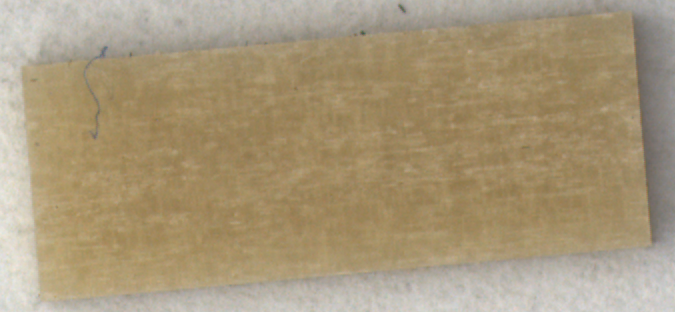
#> input picture utils/template/001.png, 675 x 312 px
$ python '检测陶瓷片上白点.py'
#> lines starting #> are read from the running program, lines starting #| are printed output that depends on the picture; after the words box and inside, x2 and y2 are one past the last pixel; in counts of white or black regions, pixels touching at a corner belong together
import cv2, os
import numpy as np


def detect_wpoint(img:list)->bool:
    image = img.copy()
#> image is the input picture: shape (312, 675, 3); mean B, G, R 121.7, 151.8, 168.1
    # 提取陶瓷片区域
    img_hsv = cv2.cvtColor(image,cv2.COLOR_BGR2HSV)
#> img_hsv: shape (312, 675, 3); mean H, S, V 21.2, 72.6, 168.2
    lower = np.array([0, 52, 122])
    upper = np.array([255, 255, 255])
    mask = cv2.inRange(img_hsv, lower, upper)
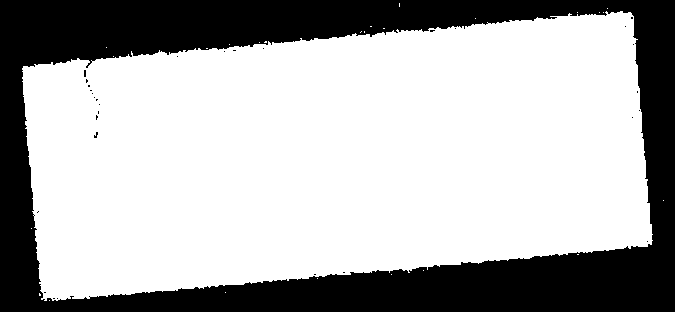
#> mask: shape (312, 675); 69% white; 31 black regions (30 under 20 px), largest, box (x1, y1, x2, y2) and area: (0, 0, 675, 312) 65285
    image[mask==0] = 0
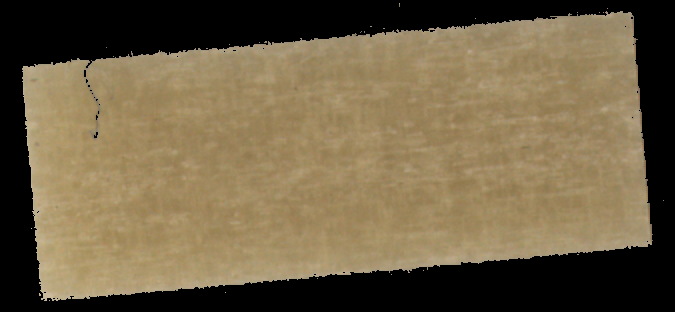
#> image: shape (312, 675, 3); mean B, G, R 69.8, 97.1, 111.9
    # cv2.imshow('', image)
    # cv2.waitKey(0)

    image = cv2.cvtColor(image, cv2.COLOR_BGR2GRAY)
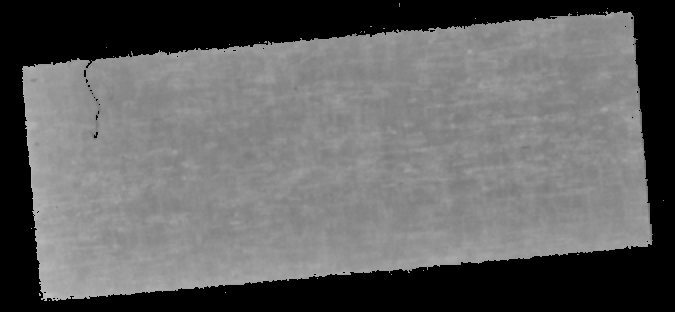
#> image: shape (312, 675); min 0, max 192, mean 98.4
    # 提高对比度
    clahe = cv2.createCLAHE(clipLimit=2.0, tileGridSize=(8,8))
    clahe_img = clahe.apply(image)

    # 二值判断白点数量
    _, binary = cv2.threshold(clahe_img,153,255,cv2.THRESH_BINARY)
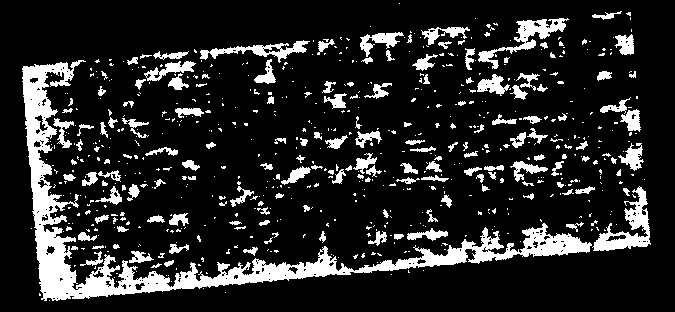
#> binary: shape (312, 675); 15.3% white; 653 white regions (491 under 20 px), largest, box (x1, y1, x2, y2) and area: (22, 60, 592, 301) 13712, (592, 186, 651, 251) 1349, (478, 18, 569, 69) 1070

    cv2.imshow('',binary)
    cv2.waitKey(0)

    count_w = len(binary[binary==255])
#> count_w = 32168
    if count_w > 12000:
        return False
    else:
        return True


if __name__ == '__main__':
    # [5 lines of commented-out code are left out]
    print(detect_wpoint(cv2.imread(r'./template/001.png')))
